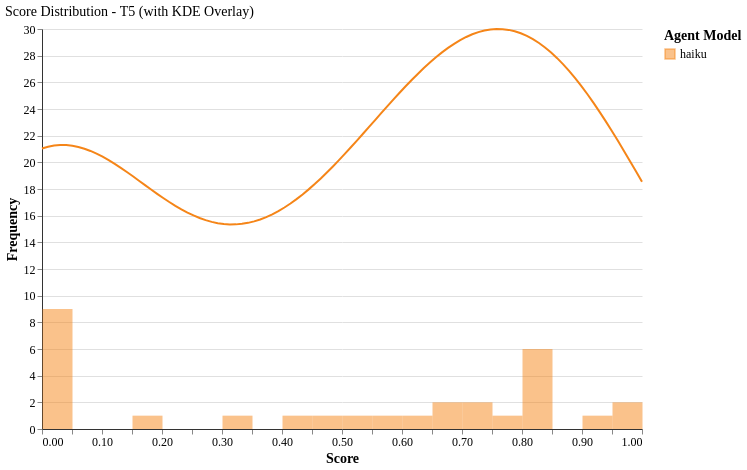

Specify this chart in Vega-Lite:
### Vega-Lite specification from a JSON file in a GitHub repository (floating-point values rounded to 4 significant figures)
{"config": {"font": "serif", "axis": {"labelFontSize": 12, "titleFontSize": 14, "gridColor": "#e0e0e0", "domainColor": "#333333"}, "legend": {"labelFontSize": 12, "titleFontSize": 14}, "title": {"fontSize": 14, "anchor": "start", "fontWeight": "normal"}, "view": {"stroke": null, "continuousWidth": 400, "continuousHeight": 300, "strokeWidth": 0}, "mark": {"tooltip": true}}, "layer": [{"data": {"name": "data-a7cce2959e872efe3cb0201c84ded3fa"}, "mark": {"type": "bar", "binSpacing": 0, "opacity": 0.5}, "encoding": {"color": {"field": "agent_model", "scale": {"domain": ["haiku"], "range": ["#F58518"]}, "title": "Agent Model", "type": "nominal"}, "tooltip": [{"field": "agent_model", "title": "Model", "type": "nominal"}, {"aggregate": "count", "title": "Count", "type": "quantitative"}], "x": {"bin": {"maxbins": 20}, "field": "score", "title": "Score", "type": "quantitative"}, "y": {"aggregate": "count", "title": "Frequency", "type": "quantitative"}}}, {"data": {"name": "data-80a0edbb1251db768b968458a9da8439"}, "mark": {"type": "line", "strokeWidth": 2}, "encoding": {"color": {"field": "agent_model", "scale": {"domain": ["haiku"], "range": ["#F58518"]}, "type": "nominal"}, "x": {"field": "score", "type": "quantitative"}, "y": {"field": "scaled_density", "type": "quantitative"}}}], "data": {"name": "data-a7cce2959e872efe3cb0201c84ded3fa"}, "height": 400, "title": "Score Distribution - T5 (with KDE Overlay)", "width": 600, "$schema": "https://vega.github.io/schema/vega-lite/v6.1.0.json", "datasets": {"data-a7cce2959e872efe3cb0201c84ded3fa": [{"experiment": "run", "agent_model": "haiku", "tier": "T5", "subtest": "01", "run_number": 1, "score": 0.84, "impl_rate": 0.8229, "passed": true, "grade": "A", "cost_usd": 0.2717, "duration_seconds": 384.2, "agent_duration_seconds": 324.6, "judge_duration_seconds": 59.54, "input_tokens": 76, "output_tokens": 8499, "cache_creation_tokens": 47116, "cache_read_tokens": 1702100, "total_tokens": 1757791, "exit_code": 0, "api_calls": 48.0, "num_turns": null, "num_models": null, "delegation_cost_ratio": null}, {"experiment": "run", "agent_model": "haiku", "tier": "T5", "subtest": "01", "run_number": 2, "score": 0.0, "impl_rate": null, "passed": false, "grade": "F", "cost_usd": 0.1213, "duration_seconds": 198.7, "agent_duration_seconds": 91.46, "judge_duration_seconds": 107.3, "input_tokens": 79, "output_tokens": 5039, "cache_creation_tokens": 15924, "cache_read_tokens": 760847, "total_tokens": 781889, "exit_code": 0, "api_calls": 27.0, "num_turns": null, "num_models": null, "delegation_cost_ratio": null}, {"experiment": "run", "agent_model": "haiku", "tier": "T5", "subtest": "01", "run_number": 3, "score": 0.0, "impl_rate": null, "passed": false, "grade": "F", "cost_usd": 0.0, "duration_seconds": 203.9, "agent_duration_seconds": 103.2, "judge_duration_seconds": 100.8, "input_tokens": 0, "output_tokens": 0, "cache_creation_tokens": 0, "cache_read_tokens": 0, "total_tokens": 0, "exit_code": 134, "api_calls": null, "num_turns": null, "num_models": null, "delegation_cost_ratio": null}, {"experiment": "run", "agent_model": "haiku", "tier": "T5", "subtest": "01", "run_number": 4, "score": 0.0, "impl_rate": null, "passed": false, "grade": "F", "cost_usd": 0.0, "duration_seconds": 311.3, "agent_duration_seconds": 144.8, "judge_duration_seconds": 166.5, "input_tokens": 0, "output_tokens": 0, "cache_creation_tokens": 0, "cache_read_tokens": 0, "total_tokens": 0, "exit_code": 134, "api_calls": null, "num_turns": null, "num_models": null, "delegation_cost_ratio": null}, {"experiment": "run", "agent_model": "haiku", "tier": "T5", "subtest": "01", "run_number": 5, "score": 0.0, "impl_rate": null, "passed": false, "grade": "F", "cost_usd": 0.0, "duration_seconds": 329.8, "agent_duration_seconds": 156.1, "judge_duration_seconds": 173.7, "input_tokens": 0, "output_tokens": 0, "cache_creation_tokens": 0, "cache_read_tokens": 0, "total_tokens": 0, "exit_code": 134, "api_calls": null, "num_turns": null, "num_models": null, "delegation_cost_ratio": null}, {"experiment": "run", "agent_model": "haiku", "tier": "T5", "subtest": "02", "run_number": 1, "score": 0.0, "impl_rate": null, "passed": false, "grade": "F", "cost_usd": 0.0, "duration_seconds": 1015.0, "agent_duration_seconds": 850.9, "judge_duration_seconds": 164.6, "input_tokens": 0, "output_tokens": 0, "cache_creation_tokens": 0, "cache_read_tokens": 0, "total_tokens": 0, "exit_code": 134, "api_calls": null, "num_turns": null, "num_models": null, "delegation_cost_ratio": null}, {"experiment": "run", "agent_model": "haiku", "tier": "T5", "subtest": "02", "run_number": 2, "score": 0.0, "impl_rate": null, "passed": false, "grade": "F", "cost_usd": 0.0, "duration_seconds": 296.2, "agent_duration_seconds": 154.2, "judge_duration_seconds": 142.0, "input_tokens": 0, "output_tokens": 0, "cache_creation_tokens": 0, "cache_read_tokens": 0, "total_tokens": 0, "exit_code": 134, "api_calls": null, "num_turns": null, "num_models": null, "delegation_cost_ratio": null}, {"experiment": "run", "agent_model": "haiku", "tier": "T5", "subtest": "02", "run_number": 3, "score": 0.0, "impl_rate": 0.0, "passed": false, "grade": "F", "cost_usd": 0.0, "duration_seconds": 312.3, "agent_duration_seconds": 186.6, "judge_duration_seconds": 125.7, "input_tokens": 0, "output_tokens": 0, "cache_creation_tokens": 0, "cache_read_tokens": 0, "total_tokens": 0, "exit_code": 134, "api_calls": null, "num_turns": null, "num_models": null, "delegation_cost_ratio": null}, {"experiment": "run", "agent_model": "haiku", "tier": "T5", "subtest": "02", "run_number": 4, "score": 0.74, "impl_rate": 0.8, "passed": true, "grade": "B", "cost_usd": 0.206, "duration_seconds": 453.1, "agent_duration_seconds": 195.0, "judge_duration_seconds": 258.1, "input_tokens": 102, "output_tokens": 8042, "cache_creation_tokens": 24636, "cache_read_tokens": 1348584, "total_tokens": 1381364, "exit_code": 0, "api_calls": 43.0, "num_turns": null, "num_models": null, "delegation_cost_ratio": null}, {"experiment": "run", "agent_model": "haiku", "tier": "T5", "subtest": "02", "run_number": 5, "score": 0.94, "impl_rate": 0.9769, "passed": true, "grade": "A", "cost_usd": 0.1467, "duration_seconds": 315.9, "agent_duration_seconds": 133.2, "judge_duration_seconds": 182.8, "input_tokens": 76, "output_tokens": 5405, "cache_creation_tokens": 22983, "cache_read_tokens": 908364, "total_tokens": 936828, "exit_code": 0, "api_calls": 29.0, "num_turns": null, "num_models": null, "delegation_cost_ratio": null}, {"experiment": "run", "agent_model": "haiku", "tier": "T5", "subtest": "01", "run_number": 1, "score": 0.58, "impl_rate": 0.6111, "passed": false, "grade": "C", "cost_usd": 0.3068, "duration_seconds": 404.0, "agent_duration_seconds": 218.7, "judge_duration_seconds": 185.2, "input_tokens": 53, "output_tokens": 11005, "cache_creation_tokens": 50160, "cache_read_tokens": 1889779, "total_tokens": 1950997, "exit_code": 0, "api_calls": 35.0, "num_turns": null, "num_models": null, "delegation_cost_ratio": null}, {"experiment": "run", "agent_model": "haiku", "tier": "T5", "subtest": "01", "run_number": 2, "score": 0.98, "impl_rate": 0.9833, "passed": true, "grade": "A", "cost_usd": 0.3178, "duration_seconds": 403.8, "agent_duration_seconds": 220.8, "judge_duration_seconds": 183.0, "input_tokens": 135, "output_tokens": 11275, "cache_creation_tokens": 47198, "cache_read_tokens": 2023153, "total_tokens": 2081761, "exit_code": 0, "api_calls": 41.0, "num_turns": null, "num_models": null, "delegation_cost_ratio": null}, {"experiment": "run", "agent_model": "haiku", "tier": "T5", "subtest": "01", "run_number": 3, "score": 0.48, "impl_rate": 0.4417, "passed": false, "grade": "C", "cost_usd": 0.204, "duration_seconds": 349.4, "agent_duration_seconds": 215.0, "judge_duration_seconds": 134.4, "input_tokens": 35, "output_tokens": 6346, "cache_creation_tokens": 41258, "cache_read_tokens": 1207070, "total_tokens": 1254709, "exit_code": 0, "api_calls": 25.0, "num_turns": null, "num_models": null, "delegation_cost_ratio": null}, {"experiment": "run", "agent_model": "haiku", "tier": "T5", "subtest": "01", "run_number": 4, "score": 0.52, "impl_rate": 0.56, "passed": false, "grade": "C", "cost_usd": 0.2391, "duration_seconds": 285.2, "agent_duration_seconds": 170.0, "judge_duration_seconds": 115.2, "input_tokens": 47, "output_tokens": 5924, "cache_creation_tokens": 40748, "cache_read_tokens": 1584888, "total_tokens": 1631607, "exit_code": 0, "api_calls": 35.0, "num_turns": null, "num_models": null, "delegation_cost_ratio": null}, {"experiment": "run", "agent_model": "haiku", "tier": "T5", "subtest": "01", "run_number": 5, "score": 0.44, "impl_rate": 0.4, "passed": false, "grade": "C", "cost_usd": 0.1335, "duration_seconds": 246.6, "agent_duration_seconds": 124.4, "judge_duration_seconds": 122.2, "input_tokens": 42, "output_tokens": 5347, "cache_creation_tokens": 19412, "cache_read_tokens": 824496, "total_tokens": 849297, "exit_code": 0, "api_calls": 25.0, "num_turns": null, "num_models": null, "delegation_cost_ratio": null}, {"experiment": "run", "agent_model": "haiku", "tier": "T5", "subtest": "02", "run_number": 1, "score": 0.73, "impl_rate": 0.6, "passed": true, "grade": "B", "cost_usd": 0.1689, "duration_seconds": 298.8, "agent_duration_seconds": 171.3, "judge_duration_seconds": 127.6, "input_tokens": 37, "output_tokens": 6764, "cache_creation_tokens": 24557, "cache_read_tokens": 1043190, "total_tokens": 1074548, "exit_code": 0, "api_calls": 28.0, "num_turns": null, "num_models": null, "delegation_cost_ratio": null}, {"experiment": "run", "agent_model": "haiku", "tier": "T5", "subtest": "02", "run_number": 2, "score": 0.31, "impl_rate": 0.3167, "passed": false, "grade": "D", "cost_usd": 0.2076, "duration_seconds": 217.3, "agent_duration_seconds": 156.1, "judge_duration_seconds": 61.24, "input_tokens": 80, "output_tokens": 6549, "cache_creation_tokens": 30712, "cache_read_tokens": 1364266, "total_tokens": 1401607, "exit_code": 0, "api_calls": 38.0, "num_turns": null, "num_models": null, "delegation_cost_ratio": null}, {"experiment": "run", "agent_model": "haiku", "tier": "T5", "subtest": "02", "run_number": 3, "score": 0.0, "impl_rate": 0.0, "passed": false, "grade": "F", "cost_usd": 0.8784, "duration_seconds": 298.6, "agent_duration_seconds": 170.0, "judge_duration_seconds": 128.6, "input_tokens": 38, "output_tokens": 2898, "cache_creation_tokens": 36716, "cache_read_tokens": 422621, "total_tokens": 462273, "exit_code": 0, "api_calls": 14.0, "num_turns": null, "num_models": null, "delegation_cost_ratio": null}, {"experiment": "run", "agent_model": "haiku", "tier": "T5", "subtest": "02", "run_number": 4, "score": 0.83, "impl_rate": 0.9, "passed": true, "grade": "A", "cost_usd": 0.2701, "duration_seconds": 363.5, "agent_duration_seconds": 204.1, "judge_duration_seconds": 159.5, "input_tokens": 74, "output_tokens": 10002, "cache_creation_tokens": 38033, "cache_read_tokens": 1724414, "total_tokens": 1772523, "exit_code": 0, "api_calls": 42.0, "num_turns": null, "num_models": null, "delegation_cost_ratio": null}, {"experiment": "run", "agent_model": "haiku", "tier": "T5", "subtest": "02", "run_number": 5, "score": 0.77, "impl_rate": 0.75, "passed": true, "grade": "B", "cost_usd": 0.3956, "duration_seconds": 340.8, "agent_duration_seconds": 240.6, "judge_duration_seconds": 100.2, "input_tokens": 61, "output_tokens": 12910, "cache_creation_tokens": 44224, "cache_read_tokens": 2757244, "total_tokens": 2814439, "exit_code": 0, "api_calls": 58.0, "num_turns": null, "num_models": null, "delegation_cost_ratio": null}, {"experiment": "run", "agent_model": "haiku", "tier": "T5", "subtest": "01", "run_number": 1, "score": 0.83, "impl_rate": 0.8333, "passed": true, "grade": "A", "cost_usd": 0.4811, "duration_seconds": 350.9, "agent_duration_seconds": 250.1, "judge_duration_seconds": 100.8, "input_tokens": 70, "output_tokens": 9400, "cache_creation_tokens": 60949, "cache_read_tokens": 3578872, "total_tokens": 3649291, "exit_code": 0, "api_calls": 63.0, "num_turns": null, "num_models": null, "delegation_cost_ratio": null}, {"experiment": "run", "agent_model": "haiku", "tier": "T5", "subtest": "01", "run_number": 2, "score": 0.67, "impl_rate": 0.6667, "passed": true, "grade": "B", "cost_usd": 0.5305, "duration_seconds": 371.7, "agent_duration_seconds": 285.0, "judge_duration_seconds": 86.76, "input_tokens": 49, "output_tokens": 12886, "cache_creation_tokens": 51036, "cache_read_tokens": 2862193, "total_tokens": 2926164, "exit_code": 0, "api_calls": 57.0, "num_turns": null, "num_models": null, "delegation_cost_ratio": null}, {"experiment": "run", "agent_model": "haiku", "tier": "T5", "subtest": "01", "run_number": 3, "score": 0.83, "impl_rate": 0.8333, "passed": true, "grade": "A", "cost_usd": 0.495, "duration_seconds": 426.3, "agent_duration_seconds": 261.9, "judge_duration_seconds": 164.4, "input_tokens": 57, "output_tokens": 17426, "cache_creation_tokens": 70725, "cache_read_tokens": 3193736, "total_tokens": 3281944, "exit_code": 0, "api_calls": 56.0, "num_turns": null, "num_models": null, "delegation_cost_ratio": null}, {"experiment": "run", "agent_model": "haiku", "tier": "T5", "subtest": "01", "run_number": 4, "score": 1.0, "impl_rate": 1.0, "passed": true, "grade": "S", "cost_usd": 0.1845, "duration_seconds": 255.0, "agent_duration_seconds": 117.2, "judge_duration_seconds": 137.8, "input_tokens": 68, "output_tokens": 4887, "cache_creation_tokens": 36285, "cache_read_tokens": 1146533, "total_tokens": 1187773, "exit_code": 0, "api_calls": 28.0, "num_turns": null, "num_models": null, "delegation_cost_ratio": null}, {"experiment": "run", "agent_model": "haiku", "tier": "T5", "subtest": "01", "run_number": 5, "score": 0.83, "impl_rate": 0.8333, "passed": true, "grade": "A", "cost_usd": 0.6636, "duration_seconds": 465.7, "agent_duration_seconds": 364.7, "judge_duration_seconds": 101.0, "input_tokens": 64, "output_tokens": 22859, "cache_creation_tokens": 79741, "cache_read_tokens": 4495474, "total_tokens": 4598138, "exit_code": 0, "api_calls": 72.0, "num_turns": null, "num_models": null, "delegation_cost_ratio": null}, {"experiment": "run", "agent_model": "haiku", "tier": "T5", "subtest": "02", "run_number": 1, "score": 0.61, "impl_rate": 0.6117, "passed": true, "grade": "B", "cost_usd": 0.7502, "duration_seconds": 518.0, "agent_duration_seconds": 392.1, "judge_duration_seconds": 125.9, "input_tokens": 51, "output_tokens": 23271, "cache_creation_tokens": 61438, "cache_read_tokens": 3839492, "total_tokens": 3924252, "exit_code": 0, "api_calls": 66.0, "num_turns": null, "num_models": null, "delegation_cost_ratio": null}, {"experiment": "run", "agent_model": "haiku", "tier": "T5", "subtest": "02", "run_number": 2, "score": 0.17, "impl_rate": 0.0, "passed": false, "grade": "F", "cost_usd": 0.5089, "duration_seconds": 554.6, "agent_duration_seconds": 322.5, "judge_duration_seconds": 232.1, "input_tokens": 124, "output_tokens": 9251, "cache_creation_tokens": 45763, "cache_read_tokens": 2630097, "total_tokens": 2685235, "exit_code": 0, "api_calls": 62.0, "num_turns": null, "num_models": null, "delegation_cost_ratio": null}, {"experiment": "run", "agent_model": "haiku", "tier": "T5", "subtest": "02", "run_number": 3, "score": 0.0, "impl_rate": 0.0, "passed": false, "grade": "F", "cost_usd": 2.668, "duration_seconds": 563.2, "agent_duration_seconds": 448.8, "judge_duration_seconds": 114.4, "input_tokens": 100, "output_tokens": 13271, "cache_creation_tokens": 128541, "cache_read_tokens": 4132757, "total_tokens": 4274669, "exit_code": 0, "api_calls": 66.0, "num_turns": null, "num_models": null, "delegation_cost_ratio": null}, {"experiment": "run", "agent_model": "haiku", "tier": "T5", "subtest": "02", "run_number": 4, "score": 0.67, "impl_rate": 0.6667, "passed": true, "grade": "B", "cost_usd": 0.5276, "duration_seconds": 429.0, "agent_duration_seconds": 283.8, "judge_duration_seconds": 145.2, "input_tokens": 44, "output_tokens": 16022, "cache_creation_tokens": 58736, "cache_read_tokens": 2024036, "total_tokens": 2098838, "exit_code": 0, "api_calls": 37.0, "num_turns": null, "num_models": null, "delegation_cost_ratio": null}, {"experiment": "run", "agent_model": "haiku", "tier": "T5", "subtest": "02", "run_number": 5, "score": 0.83, "impl_rate": 0.8333, "passed": true, "grade": "A", "cost_usd": 0.3419, "duration_seconds": 325.4, "agent_duration_seconds": 211.5, "judge_duration_seconds": 113.9, "input_tokens": 69, "output_tokens": 13984, "cache_creation_tokens": 43879, "cache_read_tokens": 2170580, "total_tokens": 2228512, "exit_code": 0, "api_calls": 46.0, "num_turns": null, "num_models": null, "delegation_cost_ratio": null}], "data-80a0edbb1251db768b968458a9da8439": [{"agent_model": "haiku", "tier": "T5", "score": 0.0, "density": 0.7125, "scaled_density": 21.04}, {"agent_model": "haiku", "tier": "T5", "score": 0.0101, "density": 0.717, "scaled_density": 21.17}, {"agent_model": "haiku", "tier": "T5", "score": 0.0202, "density": 0.7199, "scaled_density": 21.26}, {"agent_model": "haiku", "tier": "T5", "score": 0.0303, "density": 0.7212, "scaled_density": 21.3}, {"agent_model": "haiku", "tier": "T5", "score": 0.0404, "density": 0.721, "scaled_density": 21.29}, {"agent_model": "haiku", "tier": "T5", "score": 0.05051, "density": 0.7193, "scaled_density": 21.24}, {"agent_model": "haiku", "tier": "T5", "score": 0.06061, "density": 0.7162, "scaled_density": 21.15}, {"agent_model": "haiku", "tier": "T5", "score": 0.07071, "density": 0.7118, "scaled_density": 21.02}, {"agent_model": "haiku", "tier": "T5", "score": 0.08081, "density": 0.7061, "scaled_density": 20.85}, {"agent_model": "haiku", "tier": "T5", "score": 0.09091, "density": 0.6994, "scaled_density": 20.65}, {"agent_model": "haiku", "tier": "T5", "score": 0.101, "density": 0.6915, "scaled_density": 20.42}, {"agent_model": "haiku", "tier": "T5", "score": 0.1111, "density": 0.6828, "scaled_density": 20.17}, {"agent_model": "haiku", "tier": "T5", "score": 0.1212, "density": 0.6734, "scaled_density": 19.89}, {"agent_model": "haiku", "tier": "T5", "score": 0.1313, "density": 0.6633, "scaled_density": 19.59}, {"agent_model": "haiku", "tier": "T5", "score": 0.1414, "density": 0.6527, "scaled_density": 19.28}, {"agent_model": "haiku", "tier": "T5", "score": 0.1515, "density": 0.6418, "scaled_density": 18.95}, {"agent_model": "haiku", "tier": "T5", "score": 0.1616, "density": 0.6306, "scaled_density": 18.62}, {"agent_model": "haiku", "tier": "T5", "score": 0.1717, "density": 0.6194, "scaled_density": 18.29}, {"agent_model": "haiku", "tier": "T5", "score": 0.1818, "density": 0.6083, "scaled_density": 17.96}, {"agent_model": "haiku", "tier": "T5", "score": 0.1919, "density": 0.5973, "scaled_density": 17.64}, {"agent_model": "haiku", "tier": "T5", "score": 0.202, "density": 0.5867, "scaled_density": 17.33}, {"agent_model": "haiku", "tier": "T5", "score": 0.2121, "density": 0.5765, "scaled_density": 17.02}, {"agent_model": "haiku", "tier": "T5", "score": 0.2222, "density": 0.5669, "scaled_density": 16.74}, {"agent_model": "haiku", "tier": "T5", "score": 0.2323, "density": 0.5579, "scaled_density": 16.48}, {"agent_model": "haiku", "tier": "T5", "score": 0.2424, "density": 0.5497, "scaled_density": 16.23}, {"agent_model": "haiku", "tier": "T5", "score": 0.2525, "density": 0.5423, "scaled_density": 16.02}, {"agent_model": "haiku", "tier": "T5", "score": 0.2626, "density": 0.5359, "scaled_density": 15.83}, {"agent_model": "haiku", "tier": "T5", "score": 0.2727, "density": 0.5304, "scaled_density": 15.66}, {"agent_model": "haiku", "tier": "T5", "score": 0.2828, "density": 0.526, "scaled_density": 15.53}, {"agent_model": "haiku", "tier": "T5", "score": 0.2929, "density": 0.5227, "scaled_density": 15.44}, {"agent_model": "haiku", "tier": "T5", "score": 0.303, "density": 0.5206, "scaled_density": 15.37}, {"agent_model": "haiku", "tier": "T5", "score": 0.3131, "density": 0.5195, "scaled_density": 15.34}, {"agent_model": "haiku", "tier": "T5", "score": 0.3232, "density": 0.5197, "scaled_density": 15.35}, {"agent_model": "haiku", "tier": "T5", "score": 0.3333, "density": 0.521, "scaled_density": 15.39}, {"agent_model": "haiku", "tier": "T5", "score": 0.3434, "density": 0.5235, "scaled_density": 15.46}, {"agent_model": "haiku", "tier": "T5", "score": 0.3535, "density": 0.5272, "scaled_density": 15.57}, {"agent_model": "haiku", "tier": "T5", "score": 0.3636, "density": 0.5321, "scaled_density": 15.71}, {"agent_model": "haiku", "tier": "T5", "score": 0.3737, "density": 0.5381, "scaled_density": 15.89}, {"agent_model": "haiku", "tier": "T5", "score": 0.3838, "density": 0.5452, "scaled_density": 16.1}, {"agent_model": "haiku", "tier": "T5", "score": 0.3939, "density": 0.5533, "scaled_density": 16.34}, {"agent_model": "haiku", "tier": "T5", "score": 0.404, "density": 0.5625, "scaled_density": 16.61}, {"agent_model": "haiku", "tier": "T5", "score": 0.4141, "density": 0.5727, "scaled_density": 16.91}, {"agent_model": "haiku", "tier": "T5", "score": 0.4242, "density": 0.5838, "scaled_density": 17.24}, {"agent_model": "haiku", "tier": "T5", "score": 0.4343, "density": 0.5958, "scaled_density": 17.59}, {"agent_model": "haiku", "tier": "T5", "score": 0.4444, "density": 0.6086, "scaled_density": 17.97}, {"agent_model": "haiku", "tier": "T5", "score": 0.4545, "density": 0.6222, "scaled_density": 18.37}, {"agent_model": "haiku", "tier": "T5", "score": 0.4646, "density": 0.6364, "scaled_density": 18.8}, {"agent_model": "haiku", "tier": "T5", "score": 0.4747, "density": 0.6514, "scaled_density": 19.24}, {"agent_model": "haiku", "tier": "T5", "score": 0.4848, "density": 0.6669, "scaled_density": 19.69}, {"agent_model": "haiku", "tier": "T5", "score": 0.4949, "density": 0.6829, "scaled_density": 20.17}, {"agent_model": "haiku", "tier": "T5", "score": 0.5051, "density": 0.6993, "scaled_density": 20.65}, {"agent_model": "haiku", "tier": "T5", "score": 0.5152, "density": 0.7161, "scaled_density": 21.15}, {"agent_model": "haiku", "tier": "T5", "score": 0.5253, "density": 0.7331, "scaled_density": 21.65}, {"agent_model": "haiku", "tier": "T5", "score": 0.5354, "density": 0.7504, "scaled_density": 22.16}, {"agent_model": "haiku", "tier": "T5", "score": 0.5455, "density": 0.7678, "scaled_density": 22.67}, {"agent_model": "haiku", "tier": "T5", "score": 0.5556, "density": 0.7853, "scaled_density": 23.19}, {"agent_model": "haiku", "tier": "T5", "score": 0.5657, "density": 0.8027, "scaled_density": 23.7}, {"agent_model": "haiku", "tier": "T5", "score": 0.5758, "density": 0.82, "scaled_density": 24.21}, {"agent_model": "haiku", "tier": "T5", "score": 0.5859, "density": 0.8371, "scaled_density": 24.72}, {"agent_model": "haiku", "tier": "T5", "score": 0.596, "density": 0.8539, "scaled_density": 25.22}, {"agent_model": "haiku", "tier": "T5", "score": 0.6061, "density": 0.8703, "scaled_density": 25.7}, {"agent_model": "haiku", "tier": "T5", "score": 0.6162, "density": 0.8863, "scaled_density": 26.17}, {"agent_model": "haiku", "tier": "T5", "score": 0.6263, "density": 0.9018, "scaled_density": 26.63}, {"agent_model": "haiku", "tier": "T5", "score": 0.6364, "density": 0.9166, "scaled_density": 27.07}, {"agent_model": "haiku", "tier": "T5", "score": 0.6465, "density": 0.9307, "scaled_density": 27.48}, {"agent_model": "haiku", "tier": "T5", "score": 0.6566, "density": 0.944, "scaled_density": 27.88}, {"agent_model": "haiku", "tier": "T5", "score": 0.6667, "density": 0.9564, "scaled_density": 28.24}, {"agent_model": "haiku", "tier": "T5", "score": 0.6768, "density": 0.9679, "scaled_density": 28.58}, {"agent_model": "haiku", "tier": "T5", "score": 0.6869, "density": 0.9783, "scaled_density": 28.89}, {"agent_model": "haiku", "tier": "T5", "score": 0.697, "density": 0.9876, "scaled_density": 29.16}, {"agent_model": "haiku", "tier": "T5", "score": 0.7071, "density": 0.9956, "scaled_density": 29.4}, {"agent_model": "haiku", "tier": "T5", "score": 0.7172, "density": 1.002, "scaled_density": 29.6}, {"agent_model": "haiku", "tier": "T5", "score": 0.7273, "density": 1.008, "scaled_density": 29.77}, {"agent_model": "haiku", "tier": "T5", "score": 0.7374, "density": 1.012, "scaled_density": 29.89}, {"agent_model": "haiku", "tier": "T5", "score": 0.7475, "density": 1.015, "scaled_density": 29.97}, {"agent_model": "haiku", "tier": "T5", "score": 0.7576, "density": 1.016, "scaled_density": 30.0}, {"agent_model": "haiku", "tier": "T5", "score": 0.7677, "density": 1.016, "scaled_density": 29.99}, {"agent_model": "haiku", "tier": "T5", "score": 0.7778, "density": 1.014, "scaled_density": 29.93}, {"agent_model": "haiku", "tier": "T5", "score": 0.7879, "density": 1.01, "scaled_density": 29.83}, {"agent_model": "haiku", "tier": "T5", "score": 0.798, "density": 1.005, "scaled_density": 29.68}, {"agent_model": "haiku", "tier": "T5", "score": 0.8081, "density": 0.9984, "scaled_density": 29.48}, {"agent_model": "haiku", "tier": "T5", "score": 0.8182, "density": 0.9902, "scaled_density": 29.24}, {"agent_model": "haiku", "tier": "T5", "score": 0.8283, "density": 0.9804, "scaled_density": 28.95}, {"agent_model": "haiku", "tier": "T5", "score": 0.8384, "density": 0.969, "scaled_density": 28.62}, {"agent_model": "haiku", "tier": "T5", "score": 0.8485, "density": 0.9562, "scaled_density": 28.24}, {"agent_model": "haiku", "tier": "T5", "score": 0.8586, "density": 0.9418, "scaled_density": 27.81}, {"agent_model": "haiku", "tier": "T5", "score": 0.8687, "density": 0.9261, "scaled_density": 27.35}, {"agent_model": "haiku", "tier": "T5", "score": 0.8788, "density": 0.9089, "scaled_density": 26.84}, {"agent_model": "haiku", "tier": "T5", "score": 0.8889, "density": 0.8905, "scaled_density": 26.3}, {"agent_model": "haiku", "tier": "T5", "score": 0.899, "density": 0.8709, "scaled_density": 25.72}, {"agent_model": "haiku", "tier": "T5", "score": 0.9091, "density": 0.8501, "scaled_density": 25.1}, {"agent_model": "haiku", "tier": "T5", "score": 0.9192, "density": 0.8283, "scaled_density": 24.46}, {"agent_model": "haiku", "tier": "T5", "score": 0.9293, "density": 0.8055, "scaled_density": 23.79}, {"agent_model": "haiku", "tier": "T5", "score": 0.9394, "density": 0.7819, "scaled_density": 23.09}, {"agent_model": "haiku", "tier": "T5", "score": 0.9495, "density": 0.7575, "scaled_density": 22.37}, {"agent_model": "haiku", "tier": "T5", "score": 0.9596, "density": 0.7325, "scaled_density": 21.63}, {"agent_model": "haiku", "tier": "T5", "score": 0.9697, "density": 0.7069, "scaled_density": 20.88}, {"agent_model": "haiku", "tier": "T5", "score": 0.9798, "density": 0.6809, "scaled_density": 20.11}, {"agent_model": "haiku", "tier": "T5", "score": 0.9899, "density": 0.6546, "scaled_density": 19.33}, {"agent_model": "haiku", "tier": "T5", "score": 1.0, "density": 0.628, "scaled_density": 18.55}]}}
